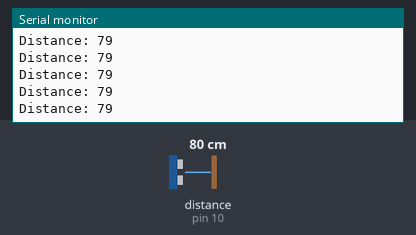
A sketch run on a simulated Arduino Uno, built with avr-gcc and run on an emulated ATmega328P. Shown: the last lines printed to the serial monitor. Wiring (inferred from the names in the program): ultrasonic range finder: trigger pin 11; echo pin 10. The inputs (shaded band) are chosen by the test bench; at power-on: distance to the obstacle (sensor on pin 10) 80 cm. The echo pulse lasts 58.3 µs per cm.

Above: at 1.2 s.
1.3 s: distance to the obstacle (sensor on pin 10) set to 299 cm
At 1.62 s:
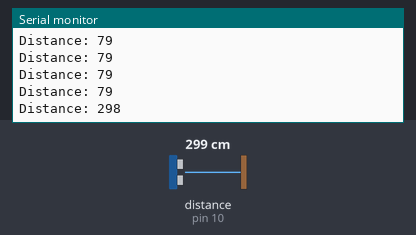
4.3 s: distance to the obstacle (sensor on pin 10) set to 2 cm
At 4.45 s:
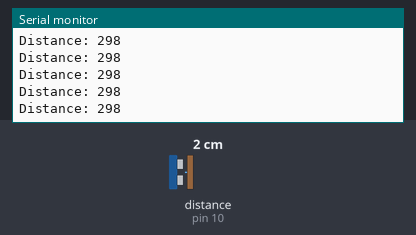
Timing chart, 0 to 7.3 s (numbered marks = the images above; inputs shaded):
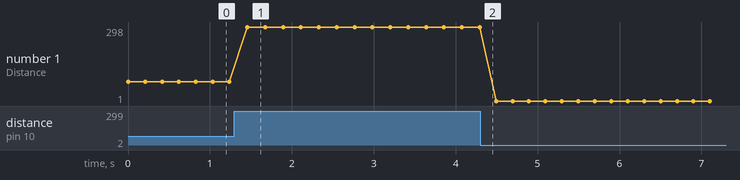

Measured:
- after the input at 1.3 s, the serial monitor: prints a new line after 0.16 s (image 1)
- plotted number 1: 79 → 298 after the input at 1.3 s, 298 → 1 after the input at 4.3 s

The sketch:

01-ultrasonic_test.ino
```cpp
#define PIN_ECHO  10
#define PIN_TRIG  11

void setup() {
  Serial.begin(9600);
  pinMode(PIN_TRIG, OUTPUT);
  pinMode(PIN_ECHO, INPUT);
}

void loop() {
  digitalWrite(PIN_TRIG, LOW);
  delayMicroseconds(2);
  digitalWrite(PIN_TRIG, HIGH);
  delayMicroseconds(10);
  digitalWrite(PIN_TRIG, LOW);

  unsigned long duration = pulseIn(PIN_ECHO, HIGH, 20000);
  int distance = (duration * 0.0343) / 2;

  Serial.print("Distance: ");
  Serial.println(distance);
  delay(200);
}
```
